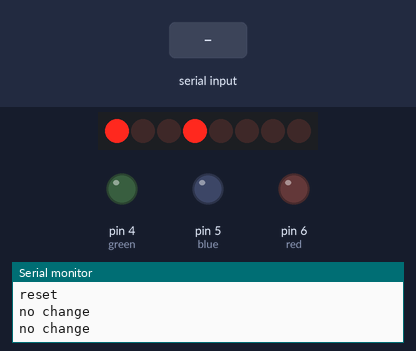
The sketch below on a simulated Arduino Uno, built with avr-gcc and run on an emulated ATmega328P. Parts: 8 shift-register outputs drawn as a row of LEDs (first output left, lit = HIGH), output pins drawn as LEDs (lit = HIGH), the last lines printed to the serial monitor. Wiring (inferred from the names in the program): shift register (74HC595): data pin 11; shift clock pin 12; latch pin 8. Wiring (inferred from the signals the program sends): row of LEDs: on Q0, Q1, Q2, Q3, Q4, Q5, Q6, Q7. The test bench sets the inputs (shaded band). Pins used as bus, display or sensor lines are not drawn.

Above: at 1.2 s.
1.3 s: "45\n" received over Serial
At 3.2 s:
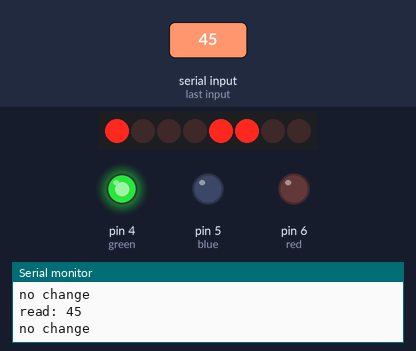
3.5 s: "43\n" received over Serial
At 5.3 s:
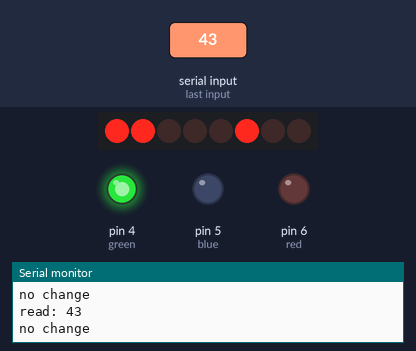
5.6 s: "5\n" received over Serial
At 6.6 s:
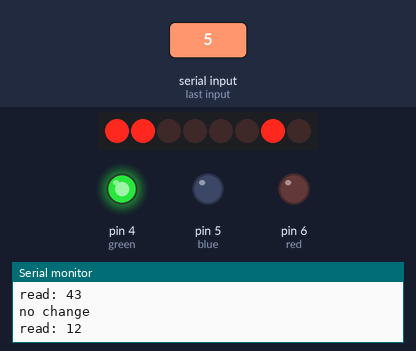
7.6 s: byte 45 (45) received over Serial
At 8.9 s:
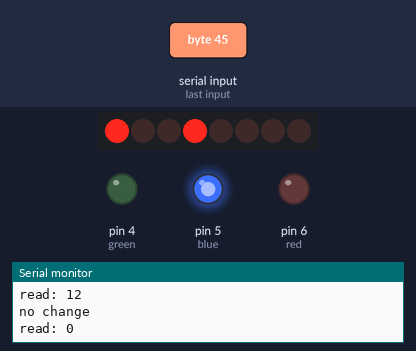
9.7 s: byte 43 (43) received over Serial
At 11.2 s:
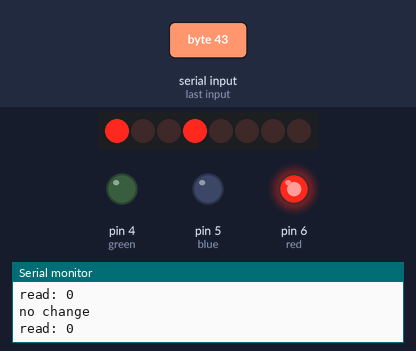
11.7 s: byte 0 (0) received over Serial
At 13.4 s:
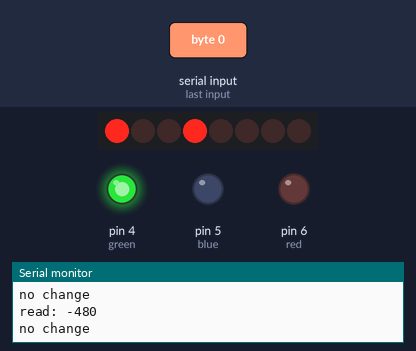
Timing chart, 0 to 14.8 s (numbered marks = the images above; inputs shaded):
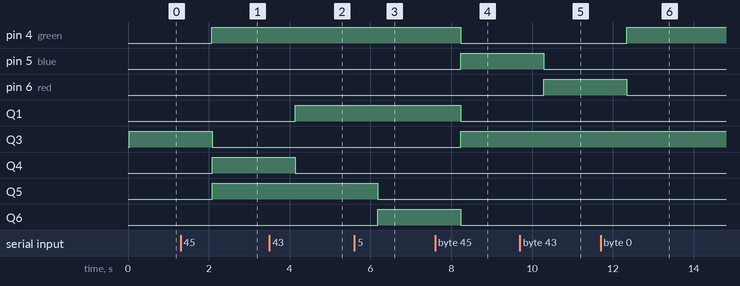

Measured:
- after the input at 1.3 s, pin 4 (green): LOW → HIGH after 0.77 s; Q3: HIGH → LOW after 0.78 s; Q4, Q5: LOW → HIGH after 0.78 s
- after the input at 3.5 s, Q1: LOW → HIGH after 0.63 s; Q4: HIGH → LOW after 0.63 s
- after the input at 5.6 s, Q5: HIGH → LOW after 0.59 s; Q6: LOW → HIGH after 0.59 s
- after the input at 7.6 s, pin 4 (green): HIGH → LOW after 0.63 s; pin 5 (blue): LOW → HIGH after 0.63 s; Q1, Q6: HIGH → LOW after 0.64 s; Q3: LOW → HIGH after 0.64 s
- after the input at 9.7 s, pin 5 (blue): HIGH → LOW after 0.58 s; pin 6 (red): LOW → HIGH after 0.58 s
- after the input at 11.7 s, pin 4 (green): LOW → HIGH after 0.64 s; pin 6 (red): HIGH → LOW after 0.64 s

The sketch:

sevenSeg.ino
```cpp
/*
 Shift Register weather display prototype
 for 74HC595 shift register

 This sketch turns reads serial input and uses it to set the pins
 of a 74HC595 shift register.

 Hardware:
 * x2 74HC595 shift register attached to pins 8, 11, and 12 on the Arduino.
 * x2 seven segment LEDs attached to each of the outputs of the shift register.
 * x1 HMSOFT 10 BLE chip on breakout board deisgned by Ken Rother in 2014

 Created 2014
 by Andrew Sowers

 */

//Pin connected to latch pin (ST_CP) of 74HC595
const int latchPin = 8;
//Pin connected to clock pin (SH_CP) of 74HC595
const int clockPin = 12;
////Pin connected to Data in (DS) of 74HC595
const int dataPin = 11;

const int green = 4;
const int blue  = 5;
const int red   = 6;

#include <SoftwareSerial.h>


void changeOutput(int output){
    Serial.print("read: ");
    Serial.println(output);
    //registerWrite(digit, HIGH);

    /*
    if (Serial.available()){
      mySerial.write(Serial.read());
    }
    */
    int buffer[2]={0,0};
    for (int i=0;output > 0;i++)
    {
      int digit = output%10;
      output /= 10;
      //print digit
      buffer[i]=digit;
    }
    for(int i=1;i>=0;i--){
       registerWrite(buffer[i],HIGH);
    }
}

SoftwareSerial mySerial(3, 2); // RX, TX
void setup() {
  //set pins to output because they are addressed in the main loop
  pinMode(latchPin, OUTPUT);
  pinMode(dataPin,  OUTPUT);
  pinMode(clockPin, OUTPUT);
  pinMode(green,    OUTPUT);
  pinMode(blue,     OUTPUT);
  pinMode(red,      OUTPUT);

  Serial.begin(9600);
  Serial.println("reset");
  registerWrite(0, HIGH);
  registerWrite(0, HIGH);
  mySerial.begin(9600);

}

void loop() {


    mySerial.write("AT+CON0017EA92D391");

    boolean newFlag = false;
    boolean negFlag = false;
    boolean hotFlag = false;
    int output = 0;
    if(Serial.available())
      newFlag = true;

    for(int i=0;Serial.available();i++){

      int digit = Serial.read();
      if(digit==45){
        negFlag = true;
        newFlag = false;
        //return;
      }else if(digit==43){
        hotFlag = true;
        newFlag = false;
        //return;
      }else{
        digit=digit-48;
        if(hotFlag==true||negFlag==true){
          if(i==2){
            output=output+digit;
          }if(i==1){
            output=output+digit*10;
          }
        }else{
          if(i==1){
            output=output+digit;
          }if(i==0){
            output = output + digit*10;
          }
        }
      }
    }

    if(negFlag==true){
      // turn LED blue
      //output = output*-1;
      digitalWrite(red,LOW);
      digitalWrite(green,LOW);
      digitalWrite(blue,HIGH);
      changeOutput(output);
    }else if(hotFlag==true){
      //turn LED red
      //output = output+100;
      digitalWrite(green,LOW);
      digitalWrite(blue,LOW);
      digitalWrite(red,HIGH);
      changeOutput(output);
    }else if(newFlag==true){
      //turn LED green
      digitalWrite(red,LOW);
      digitalWrite(blue,LOW);
      digitalWrite(green,HIGH);
      changeOutput(output);
    }else{
     Serial.println("no change");
    }

    mySerial.write("AT+REST");
    delay(1000);
}


// This method sends bits to the shift register:

void registerWrite(int digit, int whichState) {
// the bits you want to send
  byte bitsToSend = 0;

  // turn off the output so the pins don't light up
  // while you're shifting bits:
  digitalWrite(latchPin, LOW);
  // turn on the next highest bit in bitsToSend:
  if (digit==0){
    bitWrite(bitsToSend, 1, whichState);
    bitWrite(bitsToSend, 2,whichState);
    bitWrite(bitsToSend, 4,whichState);
    bitWrite(bitsToSend, 5,whichState);
    bitWrite(bitsToSend, 6,whichState);
    bitWrite(bitsToSend, 7,whichState);
  }else if(digit==1){
    bitWrite(bitsToSend, 4, whichState);
    bitWrite(bitsToSend, 6, whichState);
  }else if(digit==2){
    bitWrite(bitsToSend, 2, whichState);
    bitWrite(bitsToSend, 3, whichState);
    bitWrite(bitsToSend, 4, whichState);
    bitWrite(bitsToSend, 5, whichState);
    bitWrite(bitsToSend, 7, whichState);
  }else if(digit==3){
    bitWrite(bitsToSend, 2, whichState);
    bitWrite(bitsToSend, 3, whichState);
    bitWrite(bitsToSend, 4, whichState);
    bitWrite(bitsToSend, 6, whichState);
    bitWrite(bitsToSend, 7, whichState);
  }else if(digit==4){
    bitWrite(bitsToSend, 1, whichState);
    bitWrite(bitsToSend, 3, whichState);
    bitWrite(bitsToSend, 4, whichState);
    bitWrite(bitsToSend, 6, whichState);
  }else if(digit==5){
    bitWrite(bitsToSend, 1, whichState);
    bitWrite(bitsToSend, 2, whichState);
    bitWrite(bitsToSend, 3, whichState);
    bitWrite(bitsToSend, 6, whichState);
    bitWrite(bitsToSend, 7, whichState);
  }else if(digit==6){
    bitWrite(bitsToSend, 1, whichState);
    bitWrite(bitsToSend, 2, whichState);
    bitWrite(bitsToSend, 3, whichState);
    bitWrite(bitsToSend, 5, whichState);
    bitWrite(bitsToSend, 6, whichState);
    bitWrite(bitsToSend, 7, whichState);
  }else if(digit==7){
    bitWrite(bitsToSend, 2, whichState);
    bitWrite(bitsToSend, 4, whichState);
    bitWrite(bitsToSend, 6, whichState);
  }else if(digit==8){
    bitWrite(bitsToSend, 1, whichState);
    bitWrite(bitsToSend, 2, whichState);
    bitWrite(bitsToSend, 3, whichState);
    bitWrite(bitsToSend, 4, whichState);
    bitWrite(bitsToSend, 5, whichState);
    bitWrite(bitsToSend, 6, whichState);
    bitWrite(bitsToSend, 7, whichState);
  }else if(digit==9){
    bitWrite(bitsToSend, 1, whichState);
    bitWrite(bitsToSend, 2, whichState);
    bitWrite(bitsToSend, 3, whichState);
    bitWrite(bitsToSend, 4, whichState);
    bitWrite(bitsToSend, 6, whichState);
    bitWrite(bitsToSend, 7, whichState);
  }
  // shift the bits out:
  shiftOut(dataPin, clockPin, MSBFIRST, bitsToSend);

    // turn on the output so the LEDs can light up:
  digitalWrite(latchPin, HIGH);

}
```
